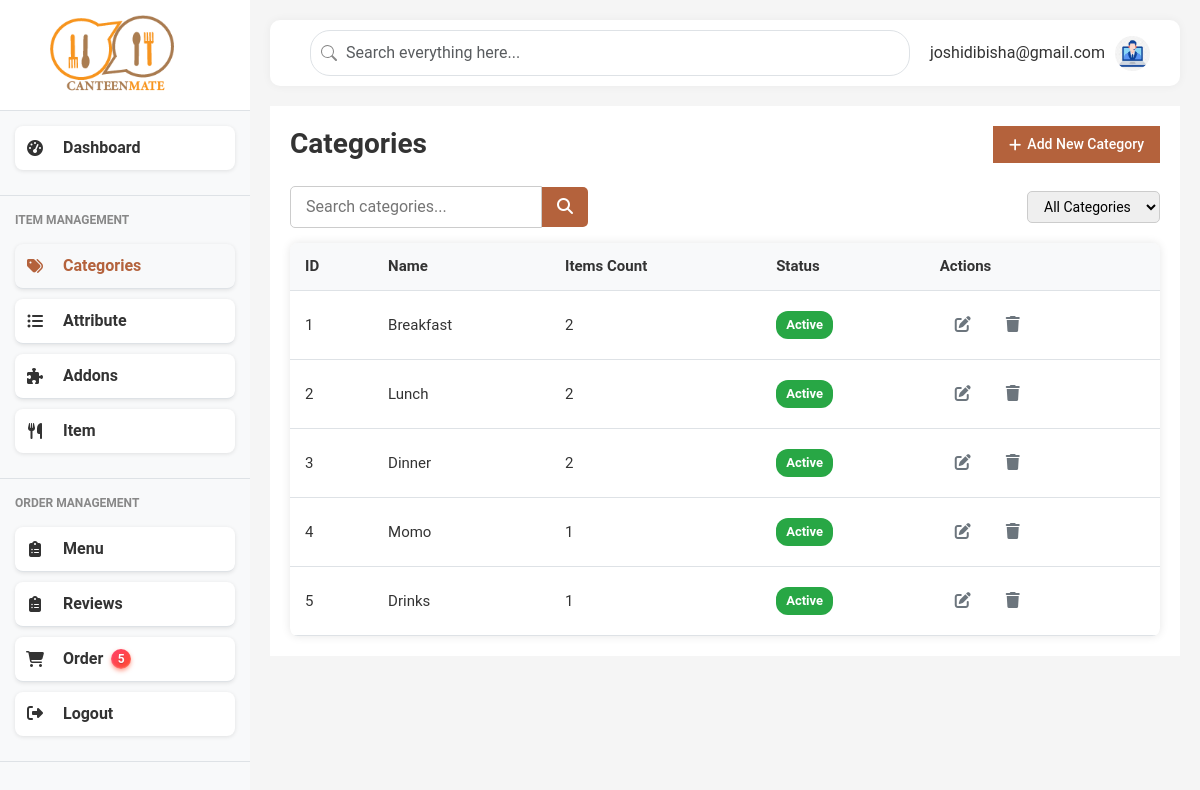
Page /admin/categories (signed in) on the committed database.
### models.py (models this page shows, shortened)
class User(db.Model):
    id = db.Column(db.Integer, primary_key=True)
    fullname = db.Column(db.String(100), nullable=False)
    email = db.Column(db.String(100), unique=True, nullable=False)
    password = db.Column(db.String(200), nullable=False)
    role = db.Column(db.String(20), nullable=False)
    phone = db.Column(db.String(10))
    created_at = db.Column(db.DateTime, server_default=db.func.now())

class Category(db.Model):
    __tablename__ = 'categories'
    id = db.Column(db.Integer, primary_key=True)
    name = db.Column(db.String(100), nullable=False, unique=True)
    status = db.Column(db.Boolean, default=True)  # Active or Inactive
    items = db.relationship('Item', backref='category', lazy=True, cascade='all, delete-orphan')
    def __repr__(self):
        return f"<Category {self.name}>"

### main.py (the view)
@app.route('/admin/categories')
@login_required
def categories():
    categories = Category.query.all()
    user = User.query.get(session['user_id'])
    return render_template('admin/categories.html', categories=categories, user=user, active_page='categories')

### main.py (called while the page is built)
def login_required(view):
    @functools.wraps(view)
    def wrapped_view(**kwargs):
        if 'user_id' not in session:
            flash('Please log in to access this page', 'warning')
            return redirect(url_for('login'))
        return view(**kwargs)
    return wrapped_view

@app.context_processor
def inject_new_orders_count():
    count = Order.query.filter_by(status='pending').count()
    print(count)
    return dict(new_orders_count=count)

### templates/admin/categories.html (shortened to what this page needs)
{% extends "admin/admin_base.html" %}
{% block content %}
<div class="category-section">
    <div class="section-header">
        <h1 class="page-title">Categories</h1>
        <button class="add-btn"><i class="fas fa-plus"></i> Add New Category</button>
    </div>
    <div class="section-filters">
        <div class="search-box">
            <input type="text" placeholder="Search categories...">
            <button style="background-color:#b4623c;"><i class="fas fa-search"></i></button>
        </div>
        <div class="filter-dropdown">
            <select>
                <option>All Categories</option>
            </select>
        </div>
    </div>
    <div class="data-table">
        <table>
            <thead>
                <tr>
                    <th>ID</th>
                    <th>Name</th>
                    <th>Items Count</th>
                    <th>Status</th>
                    <th>Actions</th>
                </tr>
            </thead>
            <tbody>
                {% for category in categories %}
                <tr data-id="{{ category.id }}" data-name="{{ category.name }}" data-status="{{ 'active' if category.is_active else 'inactive' }}">
                    <td>{{ loop.index }}</td>
                    <td>{{ category.name }}</td>
                    <td>{{ category.items|length }}</td>
                    <td>
                         <span class="status-badge {{ 'active' if category.status == 1 else 'inactive' }}">
                {{ 'Active' if category.status == 1 else 'Inactive' }}
                        </span>
                    </td>
                    <td class="actions">
                        <button class="action-btn edit"><i class="fas fa-edit"></i></button>
                        <button class="action-btn delete"><i class="fas fa-trash"></i></button>
                    </td>
                </tr>
                {% endfor %}
            </tbody>
        </table>
    </div>
</div>
{% endblock %}

### templates/admin/admin_base.html (shortened to what this page needs)
<!DOCTYPE html>
<html lang="en">
<head>
    <link href="https://cdnjs.cloudflare.com/ajax/libs/bootstrap/5.3.0/css/bootstrap.min.css" rel="stylesheet">
    <link href="https://cdnjs.cloudflare.com/ajax/libs/font-awesome/6.4.0/css/all.min.css" rel="stylesheet">
    <link href="{{ url_for('static', filename='css/style.css') }}" rel="stylesheet">
    <link href="{{ url_for('static', filename='css/admin_styles.css') }}" rel="stylesheet">
    <link href="{{ url_for('static', filename='css/content-page.css') }}" rel="stylesheet">
</head>
<body>
    <div class="d-flex">
    <div class="sidebar">
        <div class="brand">
            <img src="{{ url_for('static', filename='img/logo.png') }}" href={{ url_for('dashboard')}} alt="Canteen Logo">
        </div>
        <nav>
            <div class="menu-section">
                <a href="{{ url_for('dashboard')}}" class="menu-item {% if active_page == 'dashboard' %}active{% endif %}">
                    <i class="fas fa-tachometer-alt"></i>
                    Dashboard
                </a>
            </div>
            <div class="menu-section">
                <div class="menu-title">ITEM MANAGEMENT</div>
                <a href="{{ url_for('categories') }}" class="menu-item {% if active_page == 'categories' %}active{% endif %}">
                    <i class="fas fa-tags"></i>
                    Categories
                </a>
                <a href="{{ url_for('attribute')}}" class="menu-item {% if active_page == 'attributes' %}active{% endif %}">
                    <i class="fas fa-list-ul"></i>
                    Attribute
                </a>
                <a href="{{ url_for('addons')}}" class="menu-item {% if active_page == 'addons' %}active{% endif %}">
                    <i class="fas fa-puzzle-piece"></i>
                    Addons
                </a>
                <a href="{{ url_for('items')}}" class="menu-item  {% if active_page == 'items' %}active{% endif %}">
                    <i class="fas fa-utensils"></i>
                    Item
                </a>
            </div>
            <div class="menu-section">
                <div class="menu-title">ORDER MANAGEMENT</div>
                <a href="{{ url_for('menu') }}" class="menu-item  {% if active_page == 'menu' %}active{% endif %}">
                    <i class="fas fa-clipboard-list"></i>
                    Menu
                </a>
                <a href="{{ url_for('admin_reviews') }}" class="menu-item  {% if active_page == 'reviews' %}active{% endif %}">
                    <i class="fas fa-clipboard-list"></i>
                    Reviews
                </a>
               <a href="{{ url_for('admin_orders') }}" class="menu-item {% if active_page == 'admin_orders' %}active{% endif %}">
                <i class="fas fa-shopping-cart"></i>
                Order
                {% if new_orders_count > 0 %}
                <span class="order_badge">{{ new_orders_count }}</span>
                {% endif %}
            </a>
                <a href="{{ url_for('logout') }}" class="menu-item {% if active_page == 'logout' %}active{% endif %}">
                    <div class="menu-icon"><i class="fas fa-sign-out-alt"></i></div>
                    <div class="menu-text">Logout</div>
                </a>
            </div>
        </nav>
    </div>
    <div class="content-wrapper">
        <div class="top-navbar">
            <div class="search-bar">
                <input type="text" class="form-control" placeholder="Search everything here...">
            </div>
            <div class="d-flex align-items-center">
                <div class="user-profile">
                    <div class="user-info">
                        <div class="user-email">{{ user.email }}</div>
                    </div>
                    <img src="{{ url_for('static', filename='img/admin.jpg') }}" alt="User Avatar">
                </div>
            </div>
        </div>
    {% block content %}{% endblock %}
</body>
</html>

### static/css/style.css (style rules this page uses)
:root { --primary-color: #f7941d; --secondary-color: #e74c3c; --light-gray: #f8f9fa; --dark-gray: #343a40; --success-color: #28a745; --warning-color: #ffc107; --danger-color: #dc3545; --border-color: #dee2e6; }
body { font-family: 'Segoe UI', Tahoma, Geneva, Verdana, sans-serif; background-color: #f5f5f5; overflow-x: hidden; }
.d-flex { display: flex; }
.sidebar { height: 100vh; flex: 0 0 clamp(200px, 25%, 250px); overflow-y: auto; position: fixed; width: clamp(200px, 25%, 250px); background-color: #f8f9fa; transition: transform 0.3s ease, width 0.3s ease; z-index: 1000; }
.brand { background-color: white; padding: 15px; border-bottom: 1px solid var(--border-color); display: flex; align-items: center; padding-left: 20%; }
.brand img { height: 80px; }
.menu-section { padding: 15px; border-bottom: 1px solid var(--border-color); }
.menu-title { font-size: 12px; color: #888; font-weight: bold; margin-bottom: 15px; text-transform: uppercase; }
.menu-item { display: flex; align-items: center; gap: 8px; background: #fff; padding: 12px 20px; margin-bottom: 10px; border-radius: 8px; text-decoration: none; color: #333; box-shadow: 0 1px 4px rgb(0 0 0 / 0.1); width: 220px; font-weight: 600; user-select: none; }
.order_badge { display: inline-flex; align-items: center; justify-content: center; min-width: 20px; height: 20px; padding: 0 6px; font-size: 12px; font-weight: 600; color: white; background: linear-gradient(135deg, #ff416c, #ff4b2b); border-radius: 12px; box-shadow: 0 2px 4px rgba(255, 75, 43, 0.5), inset 0 -1px 2px rgba(255, 255, 255, 0.3); user-select: none; transition: background 0.3s ease, transform 0.15s ease; cursor: default; text-shadow: 0 1px 1px rgba(0,0,0,0.2); }
.menu-item:hover, .menu-item.active { background-color: var(--light-gray); color: #b4623c; }
.menu-item i { width: 20px; text-align: center; margin-right: 10px; }
.content-wrapper { margin-left: clamp(200px, 25%, 250px); padding: 20px; width: calc(100% - clamp(200px, 25%, 250px)); transition: margin-left 0.3s ease, width 0.3s ease; overflow-x: hidden; }
.top-navbar { display: flex; justify-content: space-between; align-items: center; background-color: white; border-radius: 10px; padding: 10px 20px; margin-bottom: 20px; box-shadow: 0 0 10px rgba(0,0,0,0.05); }
.search-bar { flex-grow: 1; margin: 0 20px; }
.search-bar input { border-radius: 20px; padding-left: 35px; background-position: 10px center; background-repeat: no-repeat; }
.user-profile { display: flex; align-items: center; gap: 10px; }
.user-profile img { width: 40px; height: 40px; border-radius: 50%; object-fit: cover; }
.user-profile .user-info { display: flex; flex-direction: column; }
.form-control, .form-select { border-radius: 5px; padding: 10px 15px; border: 1px solid var(--border-color); }
.category-section { background-color: white; margin-bottom: 20px; border-radius: var(--border-radius); box-shadow: var(--shadow); overflow: hidden; margin: 0 auto; padding: 20px; color: #333; }
.section-header { display: flex; justify-content: space-between; align-items: center; margin-bottom: 15px; }
.page-title { font-size: 28px; font-weight: 700; }
.add-btn { background-color: #007bff; color: white; border: none; padding: 8px 16px; font-size: 14px; border-radius: 5px; cursor: pointer; display: flex; align-items: center; gap: 6px; transition: background-color 0.3s ease; }
.section-filters { display: flex; justify-content: space-between; align-items: center; margin-bottom: 15px; gap: 15px; flex-wrap: wrap; }
.filter-dropdown select { padding: 6px 12px; border-radius: 5px; border: 1px solid #ccc; font-size: 14px; cursor: pointer; }
.data-table { overflow-x: auto; border-radius: 8px; box-shadow: 0 0 10px rgb(0 0 0 / 0.1); }
.data-table table { width: 100%; border-collapse: collapse; min-width: 600px; }
.data-table th, .data-table td { padding: 12px 16px; text-align: left; border-bottom: 1px solid #eee; vertical-align: middle; font-size: 15px; }
.data-table thead { background-color: #f8f9fa; font-weight: 600; font-size: 16px; }
.status-badge { display: inline-block; padding: 4px 10px; font-size: 13px; font-weight: 600; border-radius: 12px; color: white; user-select: none; }
.status-badge.active { background-color: #28a745; }
.actions { display: flex; gap: 10px; }
.action-btn { background: none; border: none; font-size: 16px; padding: 6px 10px; cursor: pointer; border-radius: 5px; color: #6c757d; transition: background-color 0.3s ease; }

### rows in the picture
User: email "joshidibisha@gmail.com"
Category: name "Breakfast", items|length "2", status "Active"
Category: name "Lunch", items|length "2", status "Active"
Category: name "Dinner", items|length "2", status "Active"
Category: name "Momo", items|length "1", status "Active"
Category: name "Drinks", items|length "1", status "Active"

### other values in the picture
{{ new_orders_count }} "5"
